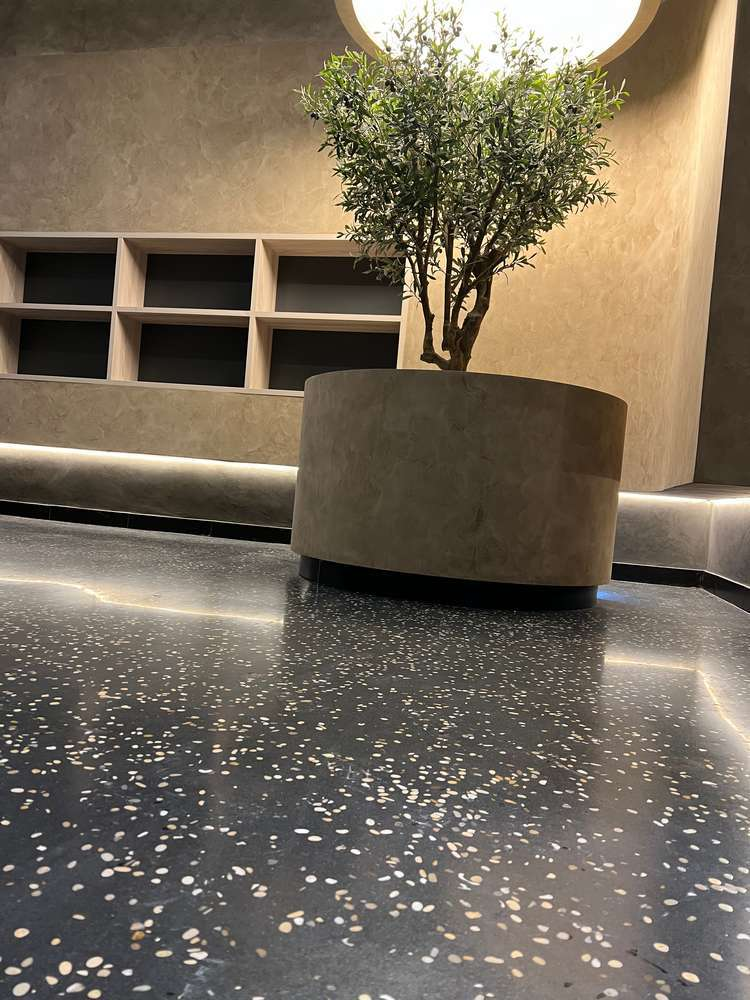
#> input picture portfolio-research/IMG_0187.jpg, 750 x 1000 px
$ python rebuild-texture.py ../portfolio-research/IMG_0187.jpg ../portfolio-research/IMG_0449.jpg 100 1.0 1.0
#> lines starting #> are read from the running program, lines starting #| are printed output that depends on the picture; after the words box and inside, x2 and y2 are one past the last pixel; in counts of white or black regions, pixels touching at a corner belong together
#!/usr/bin/env python3
"""Rebuild one material's PBR maps from a REAL source photo: clean square crop ->
mirror-free seamless (edge-blend) -> diffuse + derived normal + roughness.
Usage: rebuild-texture.py <src.jpg> <out_dir> [size=2048] [normal_strength=2.2]"""
import sys, os, numpy as np
from PIL import Image

def edge_blend(a, frac=0.08):
    a=a.astype(np.float32); H,W,C=a.shape; out=a.copy()
    m=max(8,int(W*frac))
    for i in range(m):
        wgt=0.5*(0.5*(1+np.cos(np.pi*i/m)))
        out[:,i]=a[:,i]*(1-wgt)+a[:,W-m+i]*wgt
        out[:,W-1-i]=a[:,W-1-i]*(1-wgt)+a[:,m-1-i]*wgt
    a2=out.copy(); m=max(8,int(H*frac))
    for j in range(m):
        wgt=0.5*(0.5*(1+np.cos(np.pi*j/m)))
        out[j,:]=a2[j,:]*(1-wgt)+a2[H-m+j,:]*wgt
        out[H-1-j,:]=a2[H-1-j,:]*(1-wgt)+a2[m-1-j,:]*wgt
    return np.clip(out,0,255).astype(np.uint8)

def square_crop(a, frac=0.92):
    # take a centered square = frac * min(H,W). Smaller frac avoids hexagon masks /
    # perspective edges / vignettes on awkward source photos.
    H,W,_=a.shape; s=int(min(H,W)*frac)
    y0=(H-s)//2; x0=(W-s)//2
    return a[y0:y0+s, x0:x0+s]

def sobel(g):
    import numpy as np
    kx=np.array([[-1,0,1],[-2,0,2],[-1,0,1]],dtype=np.float32)
    ky=kx.T
    from numpy.lib.stride_tricks import sliding_window_view
    gp=np.pad(g,1,mode='wrap')
    win=sliding_window_view(gp,(3,3))
    dx=np.einsum('ijkl,kl->ij',win,kx)
    dy=np.einsum('ijkl,kl->ij',win,ky)
    return dx,dy

def _blur(g, r=3):
    from numpy.lib.stride_tricks import sliding_window_view
    k=2*r+1; gp=np.pad(g,r,mode='wrap')
    return sliding_window_view(gp,(k,k)).mean(axis=(-1,-2))

def make_normal(diff, strength=2.2):
    g=(0.299*diff[:,:,0]+0.587*diff[:,:,1]+0.114*diff[:,:,2])/255.0
    g=_blur(g,3)              # smooth so chip COLOUR edges don't become fake relief (polished floors are flat)
    dx,dy=sobel(g)
    nx=-dx*strength; ny=-dy*strength; nz=np.ones_like(g)
    l=np.sqrt(nx*nx+ny*ny+nz*nz)+1e-6
    nx/=l; ny/=l; nz/=l
    out=np.stack([(nx*0.5+0.5),(ny*0.5+0.5),(nz*0.5+0.5)],-1)
    return (out*255).astype(np.uint8)

def make_rough(diff, base=0.62, amp=0.22):
    g=(0.299*diff[:,:,0]+0.587*diff[:,:,1]+0.114*diff[:,:,2])/255.0
    # chips (darker/harder) slightly glossier, matrix slightly rougher -> subtle variation
    r=base+amp*(g-g.mean())
    r=np.clip(r,0.25,0.95)
    return (r*255).astype(np.uint8)

def make_ao(diff, amp=0.30):
    # subtle cavity AO: aggregate edges darker than their neighbourhood = slight occlusion.
    g=(0.299*diff[:,:,0]+0.587*diff[:,:,1]+0.114*diff[:,:,2])/255.0
    from numpy.lib.stride_tricks import sliding_window_view
    gp=np.pad(g,2,mode='wrap'); win=sliding_window_view(gp,(5,5))
    cav=np.clip(win.mean(axis=(-1,-2))-g,0,None)
    ao=1.0-amp*(cav/(cav.max()+1e-6))
    return (np.clip(ao,0.45,1.0)*255).astype(np.uint8)

src,out_dir=sys.argv[1],sys.argv[2]
size=int(sys.argv[3]) if len(sys.argv)>3 else 2048
strength=float(sys.argv[4]) if len(sys.argv)>4 else 2.2
crop=float(sys.argv[5]) if len(sys.argv)>5 else 0.92
a=np.asarray(Image.open(src).convert('RGB'))
#> a is the input picture: shape (1000, 750, 3); mean R, G, B 115.7, 104.9, 89.3
a=square_crop(a,crop)
#> in square_crop, `return a[y0:y0+s, x0:x0+s]`:
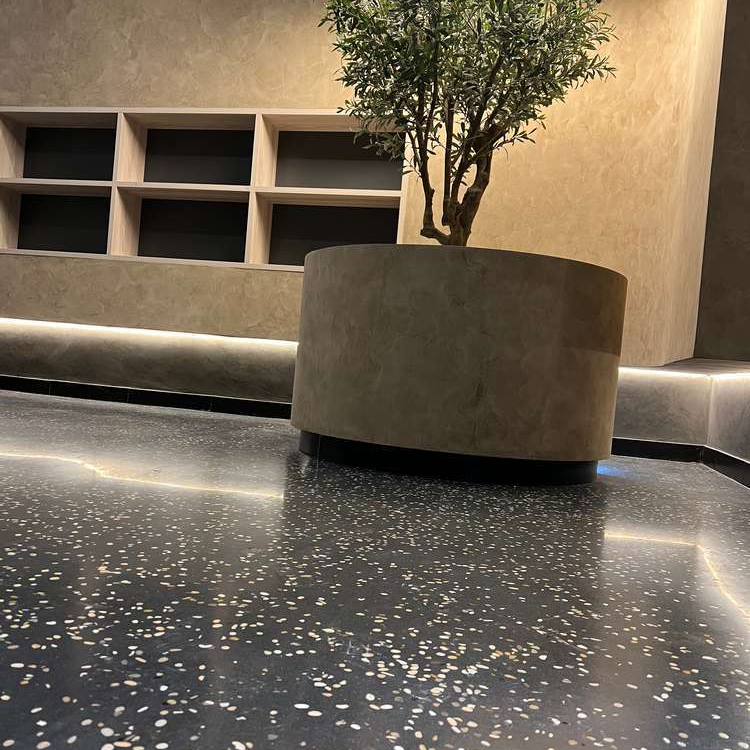
#> returned value: shape (750, 750, 3); mean of channels 0, 1, 2 112.4, 100.5, 84.1; drawn as R, G, B
im=Image.fromarray(a).resize((size,size),Image.LANCZOS)
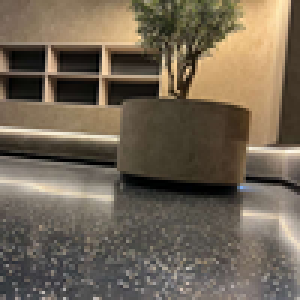
#> im: PIL image 100x100 RGB (shown 3 times larger); mean R, G, B 112.4, 100.5, 84.2
diff=edge_blend(np.asarray(im))
#> after the loop in edge_blend, `for i in range(m):`:
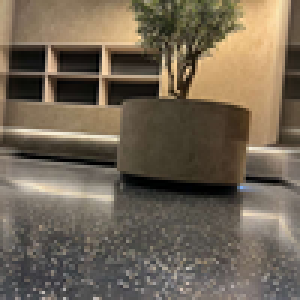
#> out: shape (100, 100, 3) float32 (shown 3 times larger); mean of channels 0, 1, 2 112.8, 100.9, 84.4; drawn as R, G, B
#> after the loop in edge_blend, `for j in range(m):`:
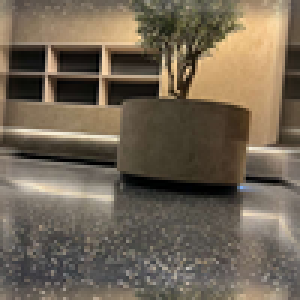
#> out: shape (100, 100, 3) float32 (shown 3 times larger); 16% of pixels changed, all inside (x1, y1, x2, y2) = (0, 0, 100, 100); drawn as R, G, B
if out_dir.lower().endswith(('.jpg','.jpeg')):     # diffuse-only mode (design tile)
    os.makedirs(os.path.dirname(out_dir) or '.',exist_ok=True)
    Image.fromarray(diff).save(out_dir,quality=92)
    print('wrote diffuse tile',out_dir,'size',size)
else:                                              # full PBR set (base material)
    os.makedirs(out_dir,exist_ok=True)
    Image.fromarray(diff).save(os.path.join(out_dir,'diffuse.jpg'),quality=92)
    Image.fromarray(make_normal(diff,strength)).save(os.path.join(out_dir,'normal.png'))
    Image.fromarray(make_rough(diff)).convert('L').save(os.path.join(out_dir,'roughness.png'))
    Image.fromarray(make_ao(diff)).convert('L').save(os.path.join(out_dir,'ao.png'))
    print('wrote diffuse/normal/roughness/ao to',out_dir,'size',size)

$ run again, on portfolio-research/IMG_0452.jpg
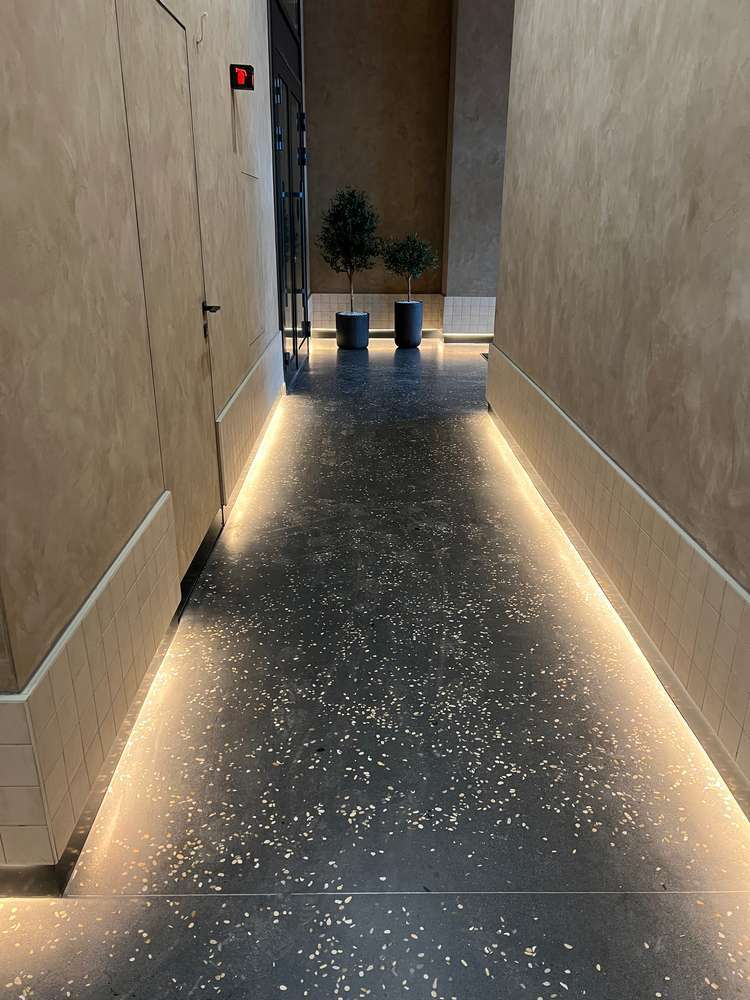
#> input picture portfolio-research/IMG_0452.jpg, 750 x 1000 px
#> a is the input picture: shape (1000, 750, 3); mean R, G, B 115.9, 105.3, 91.3
#> a: shape (100, 100, 3) float32
#> after the loop in edge_blend, `for i in range(m):`:
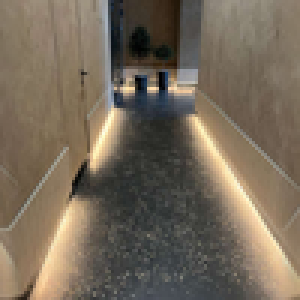
#> out: shape (100, 100, 3) float32 (shown 3 times larger); mean of channels 0, 1, 2 117.9, 106, 90.1; drawn as R, G, B
#> after the loop in edge_blend, `for j in range(m):`:
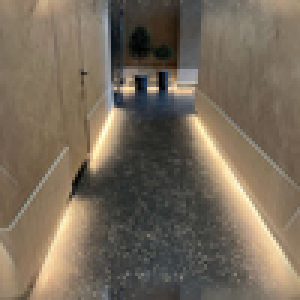
#> out: shape (100, 100, 3) float32 (shown 3 times larger); 16% of pixels changed, all inside (x1, y1, x2, y2) = (0, 0, 100, 100); drawn as R, G, B

$ run again, on portfolio-research/img_7190.AjmCh_.jpg
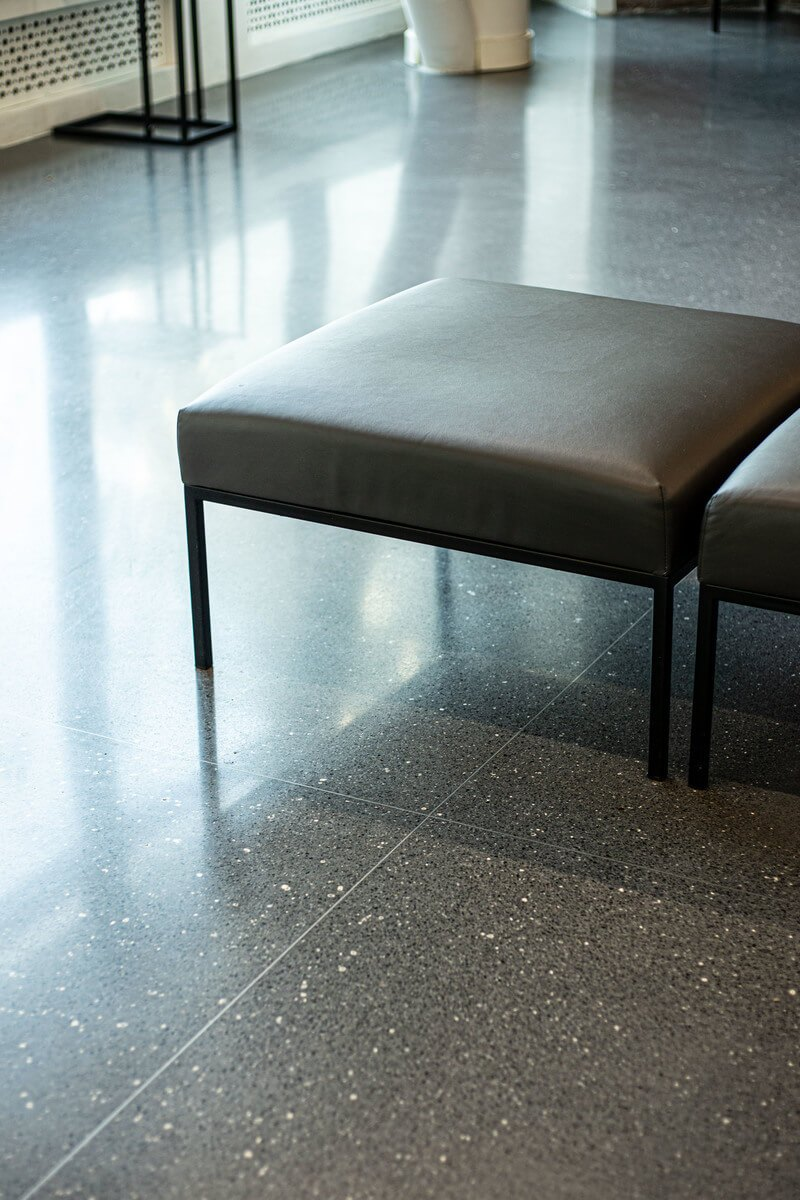
#> input picture portfolio-research/img_7190.AjmCh_.jpg, 800 x 1200 px
#> a is the input picture: shape (1200, 800, 3); mean R, G, B 128.1, 136.7, 135.3
#> a: shape (100, 100, 3) float32
#> after the loop in edge_blend, `for i in range(m):`:
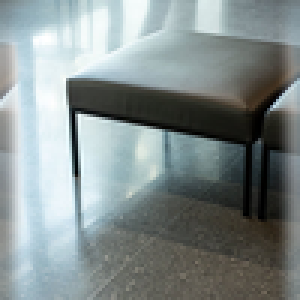
#> out: shape (100, 100, 3) float32 (shown 3 times larger); mean of channels 0, 1, 2 131.9, 141.9, 141.8; drawn as R, G, B
#> after the loop in edge_blend, `for j in range(m):`:
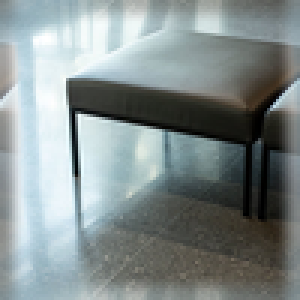
#> out: shape (100, 100, 3) float32 (shown 3 times larger); 16% of pixels changed, all inside (x1, y1, x2, y2) = (0, 0, 100, 100); drawn as R, G, B

$ run again, on portfolio-research/vysota-2.jpg
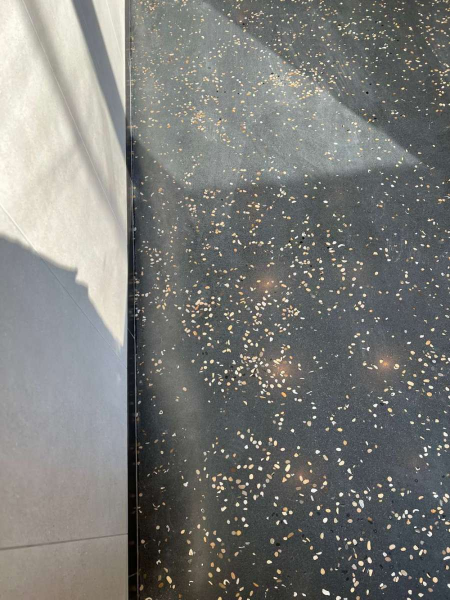
#> input picture portfolio-research/vysota-2.jpg, 900 x 1200 px (shown at 1/2 size)
#> a is the input picture: shape (1200, 900, 3); mean R, G, B 121.7, 122.5, 119.5
#> a: shape (100, 100, 3) float32
#> after the loop in edge_blend, `for i in range(m):`:
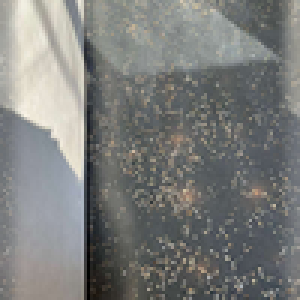
#> out: shape (100, 100, 3) float32 (shown 3 times larger); mean of channels 0, 1, 2 123.8, 125.1, 123.1; drawn as R, G, B
#> after the loop in edge_blend, `for j in range(m):`:
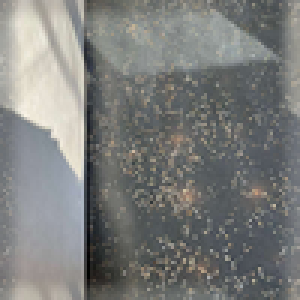
#> out: shape (100, 100, 3) float32 (shown 3 times larger); 16% of pixels changed, all inside (x1, y1, x2, y2) = (0, 0, 100, 100); drawn as R, G, B
